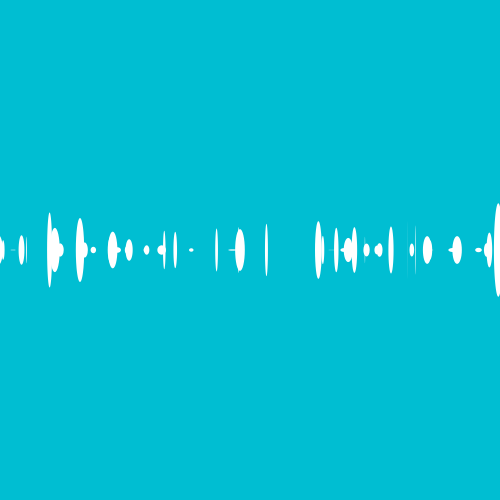
Frame 1 (no input)
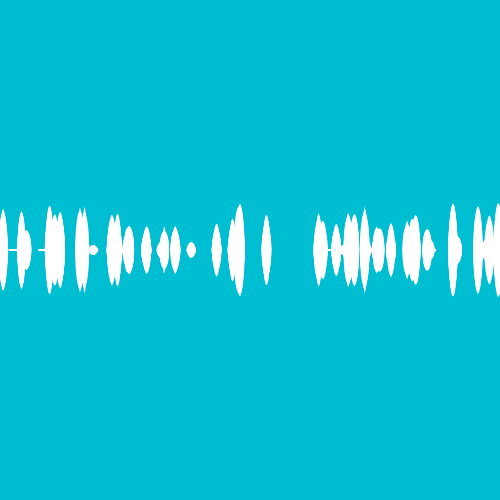
Frame 60 (the mouse pressed at the canvas centre just before this capture)
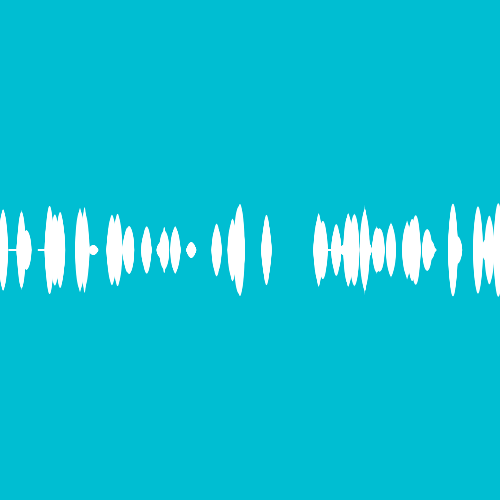
Frame 120 (the mouse held since frame 60 and released just before this capture)

The Processing sketch that drew these frames (run headless with seeded random() and noise(); from frame 60 on, the mouse is pressed at the canvas centre):

// Processing sketch: abstract_walking_e
// ── abstract_walking_e.pde
ArrayList <Line> line;
float periX;
float periY;
float speed = 1;
float col = random(255);
float dist = random(-100, 100);
int counter = 0;

void setup() {
  background(0,190,210);
  size (500, 500); 
  line = new ArrayList();
  for (int i=0; i<100; i++) {
    line.add(new Line());
  }
noStroke();
}

void draw() {
  counter++;
  fill(255);
  translate (width/2, height/2);
  periX = (cos(counter*0.002)*400);
  periY = (cos(counter*0.002)*200);
  // ellipse(0, 0, periX, periY);
  for (Line l1 : line) {
    l1.update();
  }
}

class Line {
  float x;
  float y;
  float speed;
  float a = random(periX);
  float b = random(periY);

  Line () {
    x = random(-400, 400);
    y = random(100);
    speed = 1;
  }

  void update() {
    growth();
    grid();
  }

  void growth() {
    y += (0 - y) * counter*0.00005;
    if (y < 1) {
      y = random(-periX, periX);
      x = random(-100, 100);
    }
    if (counter > 202) {
      counter = 200;
      background(0, 190, counter);
      // now send a sound event to sc or ableton
    }
  }

  void grid() {
    fill(255);
    //translate (x, y);
    fill(255);
    ellipse (x, b, random(-10, 10), random(-y, y));
     println(y, x, counter);
  }
}
